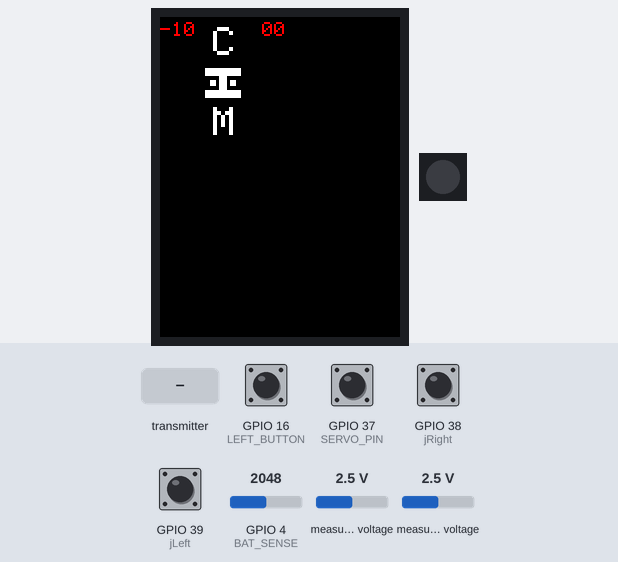
Simulated run of this sketch. Board: ESP32. On the bench: 240×320 colour display, 1 RGB LEDs in strip order, left to right. The test bench sets the inputs (shaded band); at power-on: GPIO 16 (LEFT_BUTTON), GPIO 37 (SERVO_PIN), GPIO 38 (jRight), GPIO 39 (jLeft) HIGH, GPIO 4 (BAT_SENSE) = 2048, measured voltage 2.5 V. What the sketch prints to the serial monitor is not drawn.

Above: at 1.4 s.
1.5 s: the transmitter starts sending batt = 100
At 2.38 s:
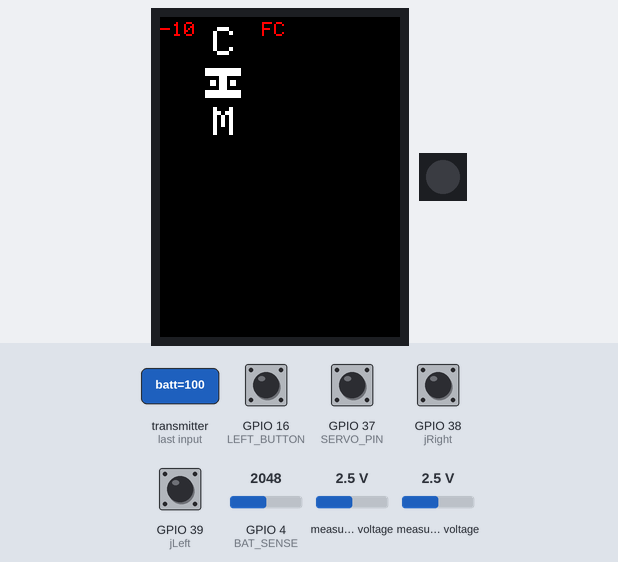
4.5 s: GPIO 4 (BAT_SENSE) set to 2866
At 6.53 s:
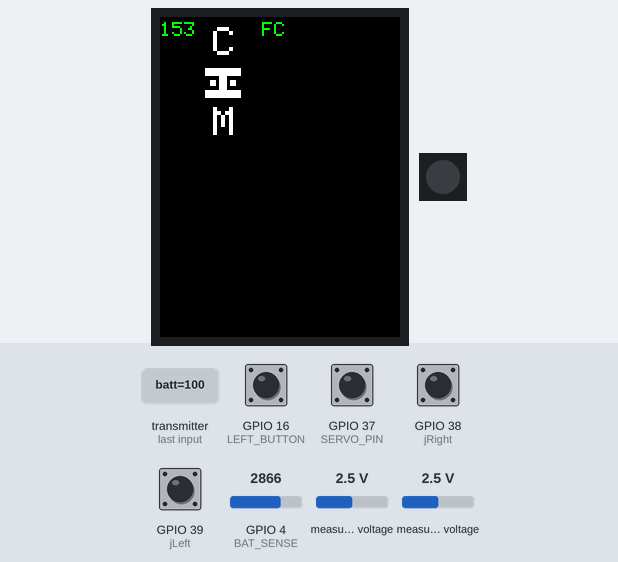
7.4 s: GPIO 38 (jRight) pulled LOW for 0.15 s
At 7.85 s:
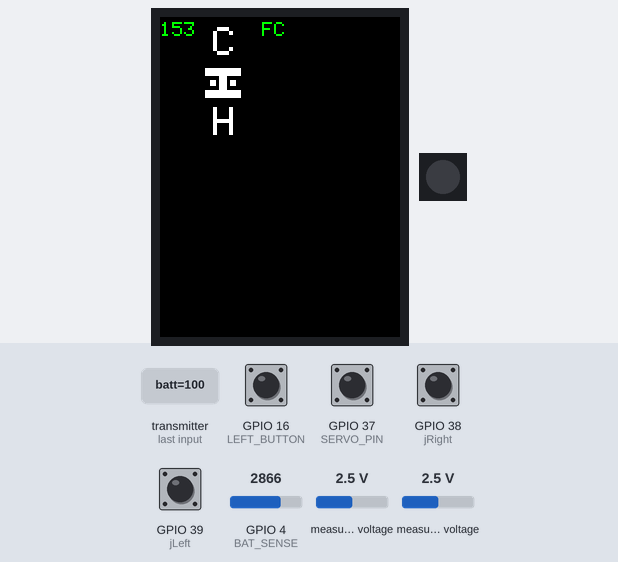
8.1 s: GPIO 16 (LEFT_BUTTON) pulled LOW for 0.15 s
8.8 s: the transmitter starts sending batt = 0
At 9.3 s:
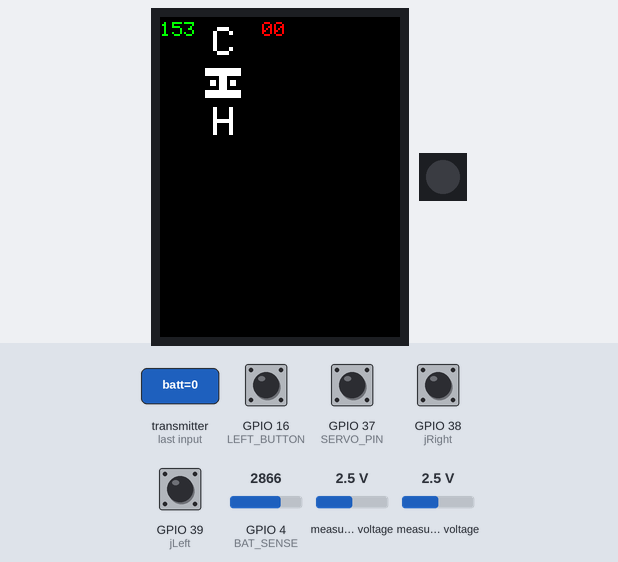
11.8 s: GPIO 39 (jLeft) pulled LOW for 0.15 s
At 12.31 s:
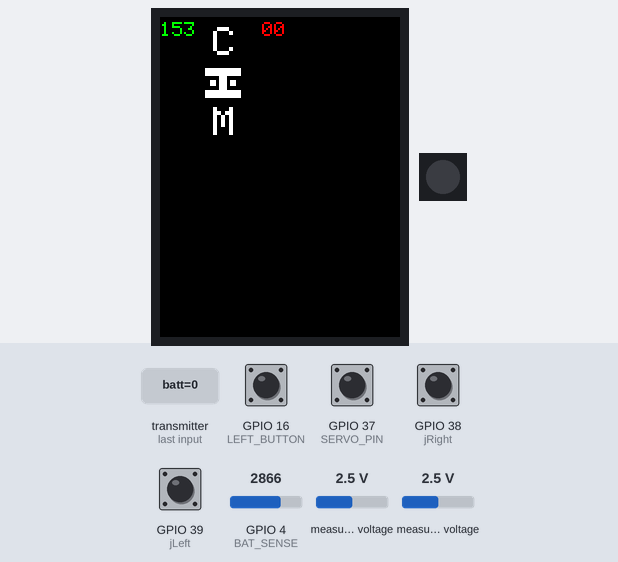
Timing chart, 0 to 13.5 s (numbered marks = the images above; inputs shaded):
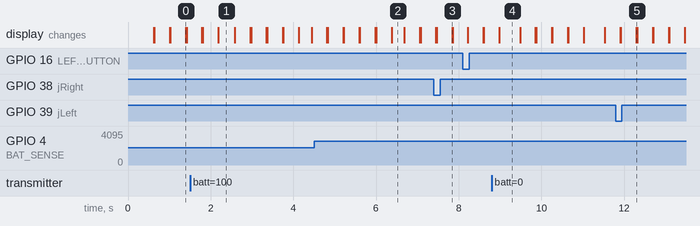

The sketch:

anttx.ino
```cpp
#include <TFT_eSPI.h>
#include <SPI.h>
#include <Adafruit_NeoPixel.h>
#include <esp_now.h>
#include <WiFi.h>
#include "logo.h"
#include <Wire.h>
#include <Adafruit_ADS1X15.h>
#include <ezButton.h>

TFT_eSPI tft = TFT_eSPI();

Adafruit_NeoPixel pixels(1, 36, NEO_GRB + NEO_KHZ800);

Adafruit_ADS1115 ads;

const int BAT_SENSE = 4;

unsigned long targetTime = 0;

uint8_t broadcastAddress[] = {0x30, 0x30, 0xF9, 0xFE, 0x62, 0x54};

const int SERVO_PIN = 37;

const int LEFT_BUTTON = 16;

const int jRight = 38;

const int jLeft = 39;

int currentSpeed = 1;

String macro = String("C");

int motor_A;
int motor_B;
bool servo_status;

int espnowpercent;

typedef struct MotorData {
  int a;
  int b;
  int c;
} MotorData;

typedef struct BatteryCheck {
  int batt;
} BatteryCheck;

MotorData motors;
BatteryCheck battery;

ezButton button_l(jLeft);
ezButton button_r(jRight);

esp_now_peer_info_t peerInfo;

void OnDataSent(const uint8_t *mac_addr, esp_now_send_status_t status) {
  Serial.print("\r\nLast Packet Send Status:\t");
  Serial.println(status == ESP_NOW_SEND_SUCCESS ? "Delivery Success" : "Delivery Fail");
}

void OnDataRecv(const uint8_t * mac, const uint8_t *incomingData, int len) {
  memcpy(&battery, incomingData, sizeof(battery));
  Serial.print("Bytes received: ");
  Serial.println(len);
  espnowpercent = battery.batt;
}

void setup(void) {
  pinMode(jLeft, INPUT_PULLUP);
  pinMode(jRight, INPUT_PULLUP);
  pinMode(SERVO_PIN, INPUT_PULLUP);
  pinMode(LEFT_BUTTON, INPUT_PULLUP);
  tft.init();
  tft.setRotation(0);
  tft.fillScreen(TFT_BLACK);
  pixels.begin();
  pixels.setBrightness(20);
  button_l.setDebounceTime(50);
  button_r.setDebounceTime(50);
  WiFi.mode(WIFI_STA);
  Wire.begin(34, 33);
  if (!ads.begin()) {
    Serial.println("Failed to initialize ADS1115");
    while (1);
  }
  if (esp_now_init() != ESP_OK) {
    Serial.println("Error initializing ESP-NOW");
    return;
  }
  esp_now_register_send_cb(OnDataSent);

  memcpy(peerInfo.peer_addr, broadcastAddress, 6);
  peerInfo.channel = 0;
  peerInfo.encrypt = false;

  // Add peer
  if (esp_now_add_peer(&peerInfo) != ESP_OK){
    Serial.println("Failed to add peer");
    return;
  }
  esp_now_register_recv_cb(OnDataRecv);
}

void loop() {
  button_l.loop();
  button_r.loop();

  if(button_l.isReleased()) {
    if (currentSpeed > 0) {
      currentSpeed--;
    }
  }

  if(button_r.isReleased()) {
    if (currentSpeed < 3) {
      currentSpeed++;
    }
  }

  getReadings();

  updateDisplay();

  motors.a = motor_A;
  motors.b = motor_B;
  motors.c = digitalRead(SERVO_PIN);

  esp_err_t result = esp_now_send(broadcastAddress, (uint8_t *) &motors, sizeof(motors));

  if (result == ESP_OK) {
    Serial.println("Sent with success");
  }
  else {
    Serial.println("Error sending the data");
  }
}

void getReadings() {
  if (digitalRead(LEFT_BUTTON) == HIGH) {
    if (currentSpeed == 0) {
      motor_A = map(ads.readADC_SingleEnded(0), 0, 16000, 8000, 10000);
      motor_B = map(ads.readADC_SingleEnded(2), 0, 16000, 7500, 9500);
    } else if (currentSpeed == 1) {
      motor_A = map(ads.readADC_SingleEnded(0), 0, 16000, 5000, 11000);
      motor_B = map(ads.readADC_SingleEnded(2), 0, 16000, 4500, 10500);
    } else if (currentSpeed == 2) {
      motor_A = map(ads.readADC_SingleEnded(0), 0, 16000, 3000, 13000);
      motor_B = map(ads.readADC_SingleEnded(2), 0, 16000, 2500, 12500);
    } else if (currentSpeed == 3) {
      motor_A = ads.readADC_SingleEnded(0);
      motor_B = ads.readADC_SingleEnded(2);
    }
    macro = String("C");
  } else {
    motor_A = 16000;
    motor_B = 16000;
    macro = String("S");
  }
  servo_status = digitalRead(SERVO_PIN);
}

void updateDisplay() {
  pixels.fill(0xFF0000);
  tft.fillScreen(TFT_BLACK);
  tft.setRotation(0);

  tft.setTextSize(4);
  tft.setTextColor(TFT_WHITE);
  tft.setCursor(53, 10);
  tft.print(macro); //macro indicator

  tft.setTextSize(2);
  int remotePercentage = map(analogRead(BAT_SENSE), 2100, 2600, 0, 100);
  if (remotePercentage > 40) {
    tft.setTextColor(TFT_GREEN);
  } else {
    tft.setTextColor(TFT_RED);
  }
  tft.setCursor(0, 5);
  tft.print(remotePercentage);

  tft.setTextSize(2);
  String outbat = "  ";
  if (espnowpercent > 99) {
    outbat = "FC";
  } else if (espnowpercent > 40) {
    tft.setTextColor(TFT_GREEN);
    outbat = String(espnowpercent);
  } else {
    tft.setTextColor(TFT_RED);
    if (espnowpercent > 10) {
      outbat = String(espnowpercent);
    } else {
      outbat = "0" + String(espnowpercent);
    }
  }
  tft.setCursor(102, 5);
  tft.print(outbat);

  tft.drawXBitmap(43, 46, logo, logoWidth, logoHeight, TFT_WHITE);

  tft.setTextSize(4);
  tft.setTextColor(TFT_WHITE);
  tft.setCursor(53, 90);
  if (currentSpeed == 0) {
    tft.print("L");
  } else if (currentSpeed == 1) {
    tft.print("M");
  } else if (currentSpeed == 2) {
    tft.print("H");
  } else {
    tft.print("X");
  }
}
```

Source omitted: logo.h (data table, 1367 bytes)

Measured:
- after the input at 1.5 s, the display: changes after 0.29 s (image 1)
- after the input at 4.5 s, the display: changes after 0.31 s (image 2)
- after the input at 7.4 s, the display: first differs from a run without the input after 0.44 s (image 3)
- after the input at 8.8 s, the display: changes after 0.18 s (image 4)
- after the input at 11.8 s, the display: first differs from a run without the input after 0.50 s (image 5)
- what the display in image 1 shows lasts 0.4 s, from 2.2 s to 2.6 s
- what the display in image 4 shows lasts 0.5 s, from 9.0 s to 9.5 s
